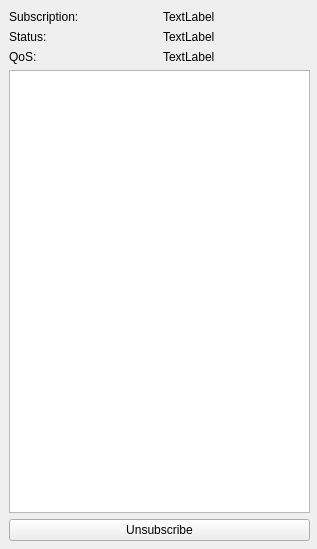
<?xml version="1.0" encoding="UTF-8"?>
<ui version="4.0">
 <class>SubscriptionWindow</class>
 <widget class="QWidget" name="SubscriptionWindow">
  <property name="geometry">
   <rect>
    <x>0</x>
    <y>0</y>
    <width>317</width>
    <height>549</height>
   </rect>
  </property>
  <property name="windowTitle">
   <string>Form</string>
  </property>
  <widget class="QWidget" name="layoutWidget">
   <property name="geometry">
    <rect>
     <x>9</x>
     <y>10</y>
     <width>301</width>
     <height>531</height>
    </rect>
   </property>
   <layout class="QVBoxLayout" name="verticalLayout">
    <item>
     <layout class="QHBoxLayout" name="horizontalLayout">
      <item>
       <widget class="QLabel" name="label">
        <property name="text">
         <string>Subscription:</string>
        </property>
       </widget>
      </item>
      <item>
       <widget class="QLabel" name="labelSub">
        <property name="text">
         <string>TextLabel</string>
        </property>
       </widget>
      </item>
     </layout>
    </item>
    <item>
     <layout class="QHBoxLayout" name="horizontalLayout_2">
      <item>
       <widget class="QLabel" name="label_2">
        <property name="text">
         <string>Status:</string>
        </property>
       </widget>
      </item>
      <item>
       <widget class="QLabel" name="labelStatus">
        <property name="text">
         <string>TextLabel</string>
        </property>
       </widget>
      </item>
     </layout>
    </item>
    <item>
     <layout class="QHBoxLayout" name="horizontalLayout_3">
      <item>
       <widget class="QLabel" name="label_3">
        <property name="text">
         <string>QoS:</string>
        </property>
       </widget>
      </item>
      <item>
       <widget class="QLabel" name="labelQoS">
        <property name="text">
         <string>TextLabel</string>
        </property>
       </widget>
      </item>
     </layout>
    </item>
    <item>
     <widget class="QPlainTextEdit" name="plainTextEdit"/>
    </item>
    <item>
     <widget class="QPushButton" name="pushButton">
      <property name="text">
       <string>Unsubscribe</string>
      </property>
     </widget>
    </item>
   </layout>
  </widget>
 </widget>
 <resources/>
 <connections/>
</ui>
